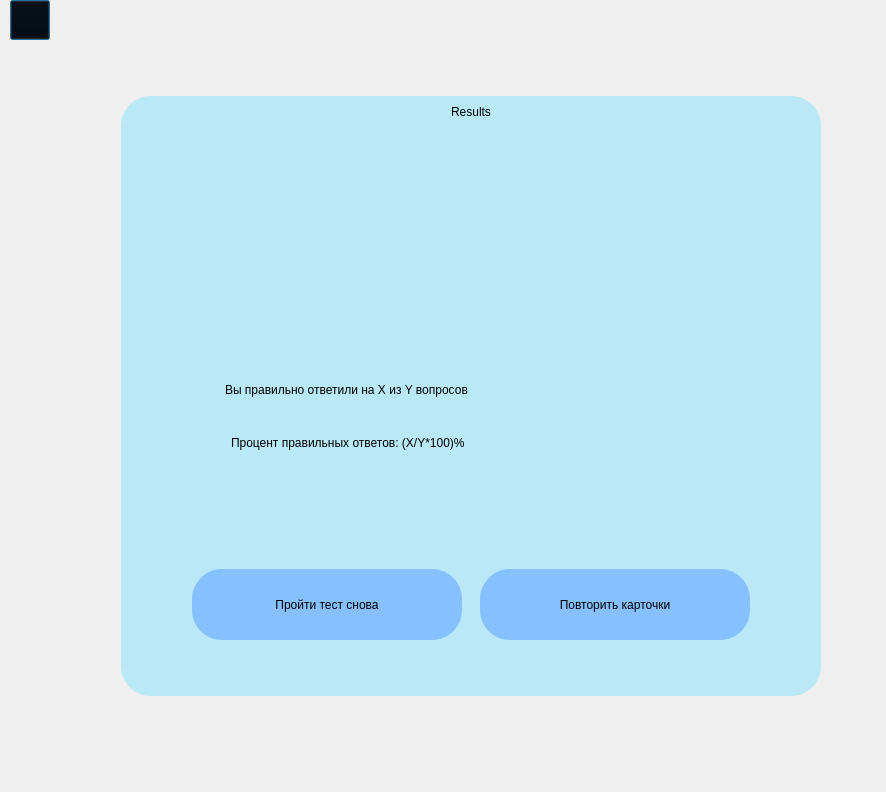
<?xml version="1.0" encoding="UTF-8"?>
<ui version="4.0">
 <class>Dialog</class>
 <widget class="QDialog" name="Dialog">
  <property name="geometry">
   <rect>
    <x>0</x>
    <y>0</y>
    <width>886</width>
    <height>792</height>
   </rect>
  </property>
  <property name="sizePolicy">
   <sizepolicy hsizetype="Minimum" vsizetype="Minimum">
    <horstretch>0</horstretch>
    <verstretch>0</verstretch>
   </sizepolicy>
  </property>
  <property name="windowTitle">
   <string>Dialog</string>
  </property>
  <property name="styleSheet">
   <string notr="true">#Dialog{border-image: url(:/newPrefix/дерево.jpg)}</string>
  </property>
  <layout class="QHBoxLayout" name="horizontalLayout_2">
   <property name="leftMargin">
    <number>0</number>
   </property>
   <property name="topMargin">
    <number>0</number>
   </property>
   <property name="rightMargin">
    <number>0</number>
   </property>
   <property name="bottomMargin">
    <number>0</number>
   </property>
   <item>
    <widget class="QWidget" name="widget_8" native="true">
     <property name="sizePolicy">
      <sizepolicy hsizetype="Minimum" vsizetype="Minimum">
       <horstretch>0</horstretch>
       <verstretch>0</verstretch>
      </sizepolicy>
     </property>
     <property name="minimumSize">
      <size>
       <width>0</width>
       <height>0</height>
      </size>
     </property>
     <property name="maximumSize">
      <size>
       <width>60</width>
       <height>16777215</height>
      </size>
     </property>
     <property name="styleSheet">
      <string notr="true">background-color: transparent;</string>
     </property>
     <layout class="QVBoxLayout" name="verticalLayout_16">
      <property name="spacing">
       <number>0</number>
      </property>
      <property name="leftMargin">
       <number>10</number>
      </property>
      <property name="topMargin">
       <number>0</number>
      </property>
      <property name="rightMargin">
       <number>0</number>
      </property>
      <property name="bottomMargin">
       <number>0</number>
      </property>
      <item>
       <widget class="QPushButton" name="back_2">
        <property name="minimumSize">
         <size>
          <width>40</width>
          <height>40</height>
         </size>
        </property>
        <property name="maximumSize">
         <size>
          <width>50</width>
          <height>50</height>
         </size>
        </property>
        <property name="text">
         <string/>
        </property>
        <property name="icon">
         <iconset resource="../images/icons.qrc">
          <normaloff>:/newPrefix/налево.png</normaloff>:/newPrefix/налево.png</iconset>
        </property>
        <property name="iconSize">
         <size>
          <width>60</width>
          <height>60</height>
         </size>
        </property>
       </widget>
      </item>
      <item>
       <spacer name="verticalSpacer_8">
        <property name="orientation">
         <enum>Qt::Vertical</enum>
        </property>
        <property name="sizeHint" stdset="0">
         <size>
          <width>20</width>
          <height>614</height>
         </size>
        </property>
       </spacer>
      </item>
     </layout>
    </widget>
   </item>
   <item>
    <widget class="QWidget" name="widget" native="true">
     <property name="styleSheet">
      <string notr="true"/>
     </property>
     <layout class="QGridLayout" name="gridLayout">
      <item row="0" column="0">
       <widget class="QWidget" name="menu" native="true">
        <property name="sizePolicy">
         <sizepolicy hsizetype="Minimum" vsizetype="Minimum">
          <horstretch>0</horstretch>
          <verstretch>0</verstretch>
         </sizepolicy>
        </property>
        <property name="maximumSize">
         <size>
          <width>700</width>
          <height>600</height>
         </size>
        </property>
        <property name="styleSheet">
         <string notr="true">background-color: rgb(169, 229, 247,200);
border-radius: 30px;</string>
        </property>
        <layout class="QVBoxLayout" name="verticalLayout_2">
         <item>
          <widget class="QLabel" name="label_2">
           <property name="sizePolicy">
            <sizepolicy hsizetype="Expanding" vsizetype="Expanding">
             <horstretch>0</horstretch>
             <verstretch>0</verstretch>
            </sizepolicy>
           </property>
           <property name="maximumSize">
            <size>
             <width>16777215</width>
             <height>60</height>
            </size>
           </property>
           <property name="layoutDirection">
            <enum>Qt::RightToLeft</enum>
           </property>
           <property name="styleSheet">
            <string notr="true">font: 19pt &quot;Comic Sans MS&quot;;
background-color: rgb(231, 255, 253,0);</string>
           </property>
           <property name="text">
            <string>Results</string>
           </property>
           <property name="alignment">
            <set>Qt::AlignCenter</set>
           </property>
          </widget>
         </item>
         <item>
          <widget class="QPushButton" name="duck">
           <property name="sizePolicy">
            <sizepolicy hsizetype="Expanding" vsizetype="Expanding">
             <horstretch>0</horstretch>
             <verstretch>0</verstretch>
            </sizepolicy>
           </property>
           <property name="minimumSize">
            <size>
             <width>170</width>
             <height>224</height>
            </size>
           </property>
           <property name="maximumSize">
            <size>
             <width>456789</width>
             <height>567890</height>
            </size>
           </property>
           <property name="styleSheet">
            <string notr="true">border-radius: 35px;
background-color: transparent;
</string>
           </property>
           <property name="text">
            <string/>
           </property>
           <property name="icon">
            <iconset resource="../images/icons.qrc">
             <normaloff>:/newPrefix/финал.png</normaloff>:/newPrefix/финал.png</iconset>
           </property>
           <property name="iconSize">
            <size>
             <width>235</width>
             <height>235</height>
            </size>
           </property>
          </widget>
         </item>
         <item>
          <layout class="QVBoxLayout" name="verticalLayout">
           <property name="spacing">
            <number>13</number>
           </property>
           <property name="leftMargin">
            <number>95</number>
           </property>
           <property name="topMargin">
            <number>15</number>
           </property>
           <property name="rightMargin">
            <number>0</number>
           </property>
           <item>
            <widget class="QLabel" name="label">
             <property name="minimumSize">
              <size>
               <width>0</width>
               <height>40</height>
              </size>
             </property>
             <property name="styleSheet">
              <string notr="true">font: 13pt &quot;Comic Sans MS&quot;;
background-color: rgb(0, 0, 0,0);</string>
             </property>
             <property name="text">
              <string>Вы правильно ответили на X из Y вопросов</string>
             </property>
            </widget>
           </item>
           <item>
            <widget class="QLabel" name="label_3">
             <property name="minimumSize">
              <size>
               <width>0</width>
               <height>40</height>
              </size>
             </property>
             <property name="styleSheet">
              <string notr="true">font: 13pt &quot;Comic Sans MS&quot;;
background-color: rgb(0, 0, 0,0);
padding-left: 3px;</string>
             </property>
             <property name="text">
              <string>Процент правильных ответов: (X/Y*100)%</string>
             </property>
            </widget>
           </item>
          </layout>
         </item>
         <item>
          <spacer name="verticalSpacer">
           <property name="orientation">
            <enum>Qt::Vertical</enum>
           </property>
           <property name="sizeHint" stdset="0">
            <size>
             <width>98</width>
             <height>171</height>
            </size>
           </property>
          </spacer>
         </item>
         <item>
          <widget class="QFrame" name="frame">
           <property name="sizePolicy">
            <sizepolicy hsizetype="Expanding" vsizetype="Expanding">
             <horstretch>0</horstretch>
             <verstretch>0</verstretch>
            </sizepolicy>
           </property>
           <property name="minimumSize">
            <size>
             <width>0</width>
             <height>89</height>
            </size>
           </property>
           <property name="styleSheet">
            <string notr="true">QFrame{background-color: rgb(231, 255, 253,0);}
QPushButton:pressed {
    background-color: rgb(255, 187, 28);
}</string>
           </property>
           <layout class="QHBoxLayout" name="horizontalLayout">
            <property name="spacing">
             <number>18</number>
            </property>
            <property name="leftMargin">
             <number>62</number>
            </property>
            <property name="rightMargin">
             <number>62</number>
            </property>
            <item>
             <widget class="QPushButton" name="change_pass">
              <property name="sizePolicy">
               <sizepolicy hsizetype="Expanding" vsizetype="Expanding">
                <horstretch>0</horstretch>
                <verstretch>0</verstretch>
               </sizepolicy>
              </property>
              <property name="minimumSize">
               <size>
                <width>0</width>
                <height>0</height>
               </size>
              </property>
              <property name="maximumSize">
               <size>
                <width>530</width>
                <height>16777215</height>
               </size>
              </property>
              <property name="styleSheet">
               <string notr="true">background-color: rgb(135, 192, 255);
font: 13pt &quot;Comic Sans MS&quot;;</string>
              </property>
              <property name="text">
               <string>Пройти тест снова</string>
              </property>
              <property name="checkable">
               <bool>true</bool>
              </property>
             </widget>
            </item>
            <item>
             <widget class="QPushButton" name="change_user">
              <property name="sizePolicy">
               <sizepolicy hsizetype="Expanding" vsizetype="Expanding">
                <horstretch>0</horstretch>
                <verstretch>0</verstretch>
               </sizepolicy>
              </property>
              <property name="minimumSize">
               <size>
                <width>0</width>
                <height>0</height>
               </size>
              </property>
              <property name="maximumSize">
               <size>
                <width>530</width>
                <height>16777215</height>
               </size>
              </property>
              <property name="styleSheet">
               <string notr="true">background-color: rgb(135, 192, 255);
font: 13pt &quot;Comic Sans MS&quot;;
</string>
              </property>
              <property name="text">
               <string>Повторить карточки</string>
              </property>
              <property name="checkable">
               <bool>true</bool>
              </property>
             </widget>
            </item>
           </layout>
          </widget>
         </item>
         <item>
          <spacer name="verticalSpacer_2">
           <property name="orientation">
            <enum>Qt::Vertical</enum>
           </property>
           <property name="sizeType">
            <enum>QSizePolicy::Minimum</enum>
           </property>
           <property name="sizeHint" stdset="0">
            <size>
             <width>98</width>
             <height>38</height>
            </size>
           </property>
          </spacer>
         </item>
        </layout>
       </widget>
      </item>
     </layout>
    </widget>
   </item>
  </layout>
 </widget>
 <resources>
  <include location="../images/icons.qrc"/>
 </resources>
 <connections/>
</ui>
